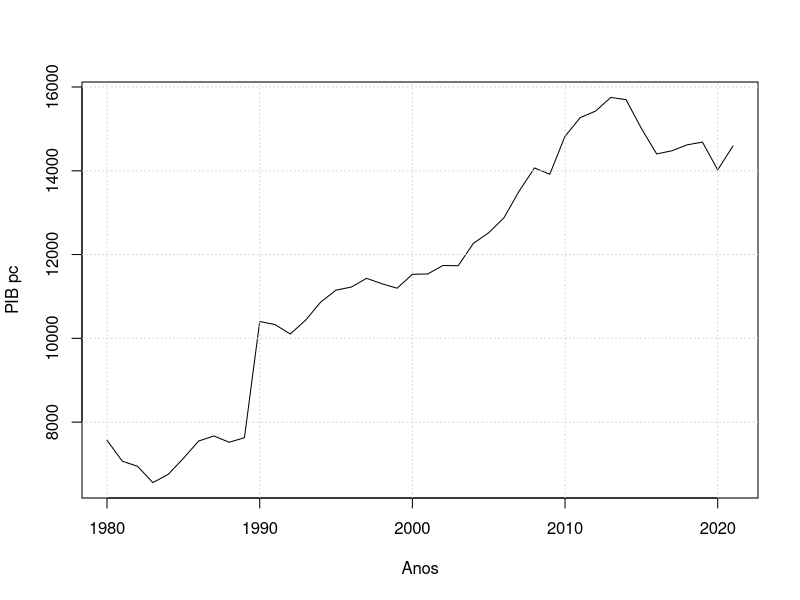
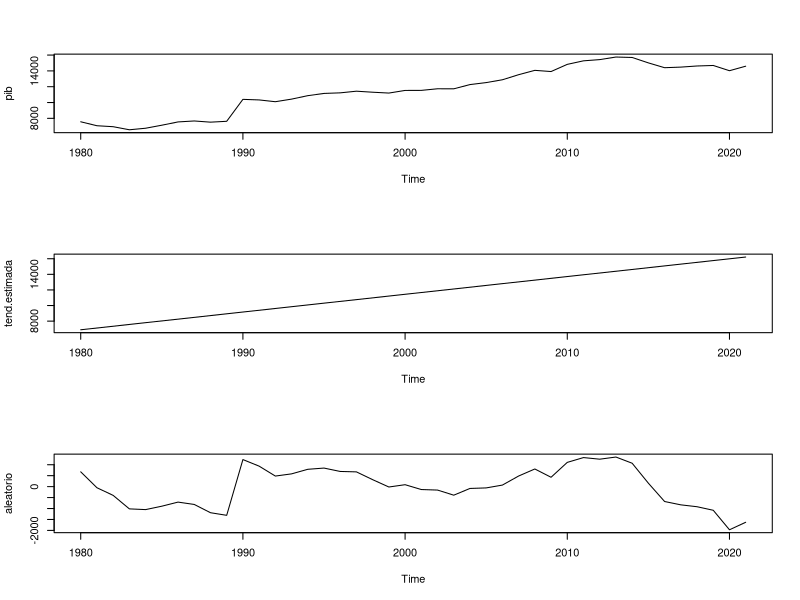
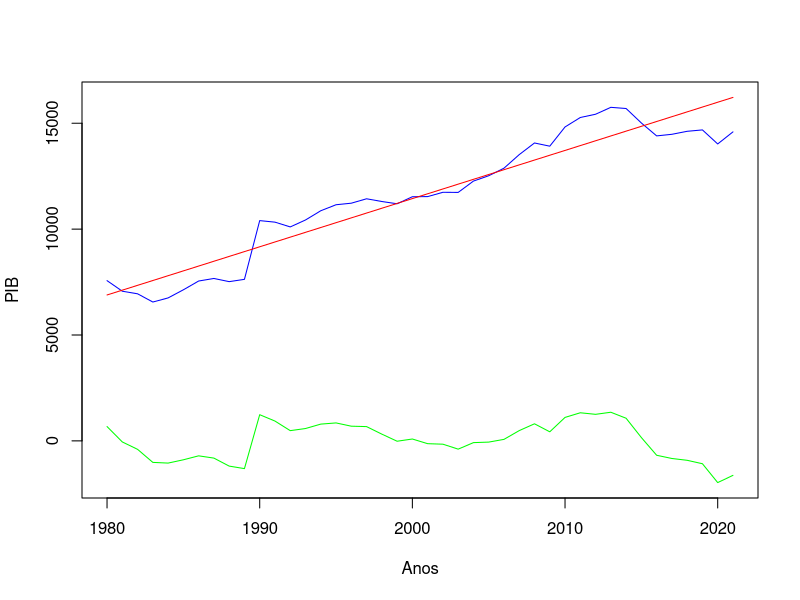
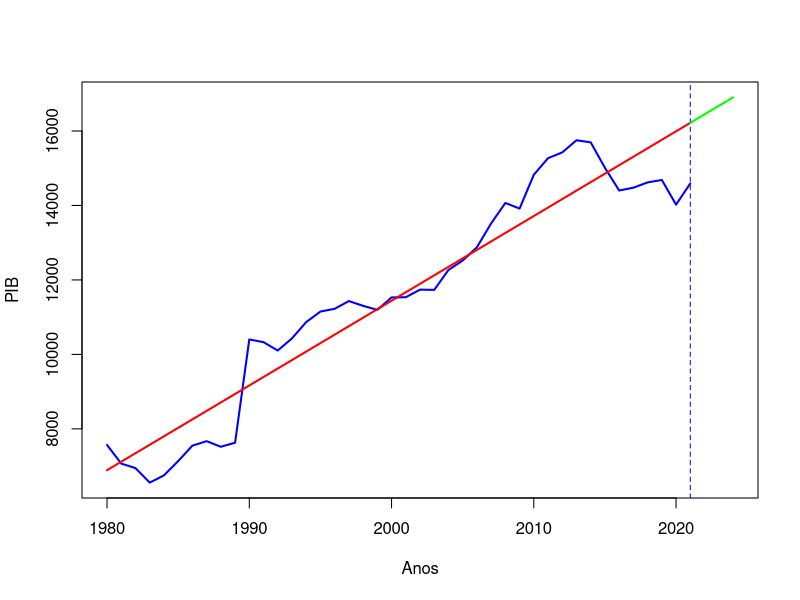

Write R code to recreate these figures, in order.
## ---- chunk 1
knitr::opts_chunk$set(echo = TRUE)
## ---- chunk 2
#install.packages('readxl')
library(readxl)

pib= read_excel('PIB_Brasil.xlsx')
View(pib)

pib = ts(pib[,2],start=1980,freq=1)
plot(pib,xlab='Anos',ylab='PIB pc')
grid()

## ---- chunk 3
n=length(pib)

t=ts(seq(1,n),start=1980,freq=1)

modelo=lm(pib~t)
summary(modelo)

# Série estimada de tendência linear
tend.estimada=ts(fitted(modelo),start=1980,freq=1)
View(tend.estimada)

# Série livre de tendência = pib - tendencia.estimada
aleatorio=ts(residuals(modelo),start=1980,freq=1)
View(aleatorio)

par(mfrow=c(3,1))
plot(pib)
plot(tend.estimada)
plot(aleatorio)

par(mfrow=c(1,1))
min.dados=min(pib,aleatorio,tend.estimada)
min.dados

max.dados=max(pib,aleatorio,tend.estimada)
max.dados

plot(pib,ylim=c(min.dados,max.dados),ylab='PIB',xlab='Anos',col='blue')
par(new=TRUE)
plot(tend.estimada,ylim=c(min.dados,max.dados),axes=F,ann=F,col='red')
par(new=TRUE)
plot(aleatorio,ylim=c(min.dados,max.dados),axes=F,ann=F,col='green')

## ---- chunk 4
#Previsão ano 2022
prev1=modelo$coefficients[1] + modelo$coefficients[2]*(n+1)
prev1

#Previsão ano 2023
prev2=modelo$coefficients[1] + modelo$coefficients[2]*(n+2)
prev2

#Previsão ano 2024
prev3=modelo$coefficients[1] + modelo$coefficients[2]*(n+3)
prev3

#número de anos a ser previsto = número de passos à frente
h=3
prev=matrix(NA,nrow=h,ncol=1)

for (i in 1:h){
  prev[(i)]=modelo$coefficients[1] + modelo$coefficients[2]*(n+i)
}
prev

min.dados1=min(pib,prev,tend.estimada)
min.dados1

max.dados1=max(pib,prev,tend.estimada)
max.dados1

plot(window(pib,start=1980),ylim=c(min.dados1,max.dados1),ylab='PIB',
     xlab='Anos',col='blue',lwd=2,xlim=c(1980,2024))

lines(ts(tend.estimada,start=c(1980),freq=1),col='red',lwd=2,lty=1)
abline(v=2021,col='blue',lty=2)
lines(ts(c(tend.estimada[length(tend.estimada)],prev),start=c(2021),freq=1),
      col='green',lty=1,lwd=2,xlim=c(1980,2024))

